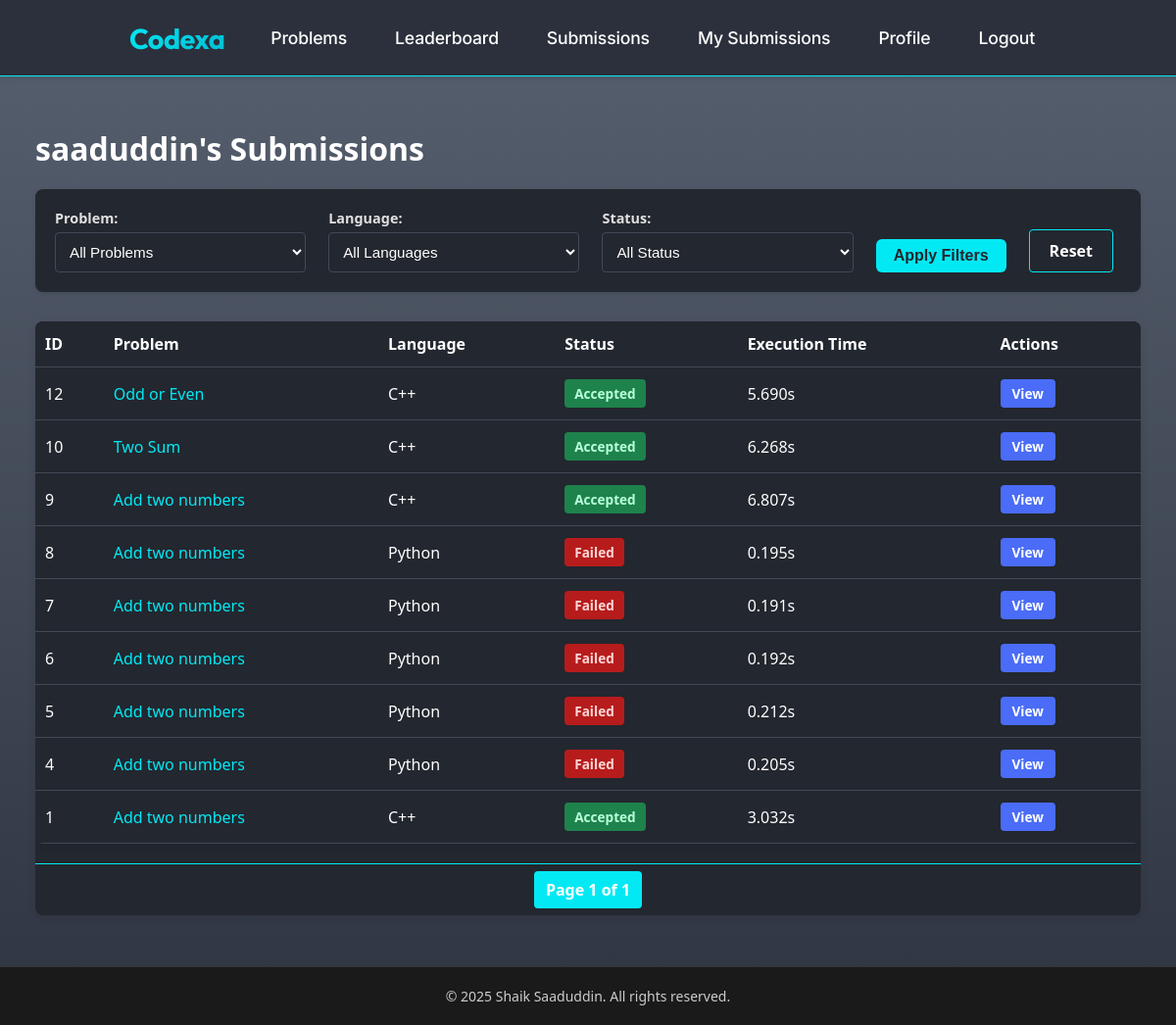
The page /compiler/submissions/1/ (signed in) on the database its author committed.
### compiler/models.py (models this page shows, shortened)
class CodeSubmission(models.Model):
    LANGUAGE_CHOICES = [
        ('python', 'Python'),
        ('cpp', 'C++'),
        ('java', 'Java'),
        ('c', 'C'),
    ]
    user = models.ForeignKey(User, on_delete=models.CASCADE, related_name='submissions')
    problem = models.ForeignKey(Problem, on_delete=models.CASCADE, null=True, blank=True, related_name='submissions')
    language = models.CharField(max_length=10, choices=LANGUAGE_CHOICES)
    code = models.TextField()
    output = models.TextField(blank=True)
    error_message = models.TextField(blank=True)
    execution_time = models.FloatField(default=0.0)
    is_correct = models.BooleanField(default=False)
    submitted_at = models.DateTimeField(auto_now_add=True)
    class Meta:
        ordering = ['-submitted_at']

### problems/models.py (models this page shows, shortened)
class Problem(models.Model):
    title = models.CharField(max_length=200)
    description = models.TextField()
    difficulty = models.CharField(max_length=50)
    sample_input = models.TextField(null=True, blank=True)
    sample_output = models.TextField(null=True, blank=True)

### compiler/views.py (the view)
# urls.py: path('submissions/<int:user_id>/', views.user_submissions, name='user-submissions'),
@login_required
def user_submissions(request, user_id):
    user = get_object_or_404(User, id=user_id)
    if request.user.id != user_id and not request.user.is_staff:
        return redirect('profile')
    problem_id = request.GET.get('problem')
    language = request.GET.get('language')
    status = request.GET.get('status')
    submissions = CodeSubmission.objects.filter(user=user).order_by('-submitted_at')
    if problem_id:
        submissions = submissions.filter(problem_id=problem_id)
    if language:
        submissions = submissions.filter(language=language)
    if status:
        is_correct = status == 'correct'
        submissions = submissions.filter(is_correct=is_correct)
    paginator = Paginator(submissions, 10)  # 10 submissions per page
    page_number = request.GET.get('page')
    page_obj = paginator.get_page(page_number)
    problems = Problem.objects.all()
    context = {
        'user_profile': user,
        'page_obj': page_obj,
        'problems': problems,
        'selected_problem': problem_id,
        'selected_language': language,
        'selected_status': status,
        'languages': CodeSubmission.LANGUAGE_CHOICES,
    }
    return render(request, 'user_submissions.html', context)

### compiler/templates/user_submissions.html (shortened to what this page needs)
{% extends "base.html" %}
{% load static %}
{% block extra_css %}
<link rel="stylesheet" href="{% static 'submissions.css' %}">
{% endblock %}
{% block content %}
<div class="submissions-container">
    <div class="submissions-header">
        <h1>{{ user_profile.username }}'s Submissions</h1>
        <div class="filter-section">
            <form method="get" action="{% url 'user-submissions' user_profile.id %}" class="filter-form">
                <div class="filter-group">
                    <label for="problem">Problem:</label>
                    <select name="problem" id="problem">
                        <option value="">All Problems</option>
                    </select>
                </div>
                <div class="filter-group">
                    <label for="language">Language:</label>
                    <select name="language" id="language">
                        <option value="">All Languages</option>
                    </select>
                </div>
                <div class="filter-group">
                    <label for="status">Status:</label>
                    <select name="status" id="status">
                        <option value="">All Status</option>
                    </select>
                </div>
                <button type="submit" class="filter-button">Apply Filters</button>
                <a href="{% url 'user-submissions' user_profile.id %}" class="reset-button">Reset</a>
            </form>
        </div>
    </div>
    <div class="submissions-table-container">
        {% if page_obj %}
            <table class="submissions-table">
                <thead>
                    <tr>
                        <th>ID</th>
                        <th>Problem</th>
                        <th>Language</th>
                        <th>Status</th>
                        <th>Execution Time</th>
                        <th>Actions</th>
                    </tr>
                </thead>
                <tbody>
                    {% for submission in page_obj %}
                        <tr class="{% if submission.is_correct %}submission-correct{% else %}submission-incorrect{% endif %}">
                            <td>{{ submission.id }}</td>
                            <td>
                                {% if submission.problem %}
                                    <a href="{% url 'problem-detail' submission.problem.id %}">
                                        {{ submission.problem.title }}
                                    </a>
                                {% else %}
                                    Custom Code
                                {% endif %}
                            </td>
                            <td>
                                {% for lang_code, lang_name in languages %}
                                    {% if submission.language == lang_code %}
                                        {{ lang_name }}
                                    {% endif %}
                                {% endfor %}
                            </td>
                            <td class="status-cell">
                                {% if submission.is_correct %}
                                    <span class="status-badge status-accepted">Accepted</span>
                                {% else %}
                                    <span class="status-badge status-failed">Failed</span>
                                {% endif %}
                            </td>
                            <td>{{ submission.execution_time|floatformat:3 }}s</td>
                            <td>
                                <a href="{% url 'submission-detail' submission.id %}" class="view-button">View</a>
                            </td>
                        </tr>
                    {% endfor %}
                </tbody>
            </table>
            <div class="pagination">
                <span class="step-links">
                    <span class="current">
                        Page {{ page_obj.number }} of {{ page_obj.paginator.num_pages }}
                    </span>
                </span>
            </div>
        {% else %}
            <div class="no-submissions">
                <p>No submissions found.</p>
            </div>
        {% endif %}
    </div>
</div>
{% endblock %}

### static/base.css (style rules this page uses)
body { margin: 0; padding: 0; font-family: 'Segoe UI', Arial, Helvetica, sans-serif; background: #23272f; color: #fff; min-height: 100vh; }
a { color: #03e9f4; text-decoration: none; transition: color 0.2s; }
h1, h2, h3, h4, h5 { color: #fff; font-weight: 600; margin-top: 0; }
table { width: 100%; border-collapse: collapse; background: #23272f; color: #fff; }
th, td { padding: 12px 10px; border-bottom: 1px solid #444857; text-align: left; }
th { background: #23272f; font-weight: 700; }
tr:nth-child(even) { background: #262b34; }
.status-badge { padding: 3px 10px; border-radius: 12px; font-size: 0.95em; font-weight: 600; display: inline-block; }
.status-accepted { background: #1e824c; color: #b8ffda; }
.status-failed { background: #b71c1c; color: #ffd6d6; }
button, .btn, .filter-button, .reset-button, .view-button, .back-button, .problem-button { background: #03e9f4; color: #23272f; border: none; border-radius: 6px; padding: 8px 18px; font-size: 1em; font-weight: 600; cursor: pointer; transition: background 0.2s, color 0.2s; margin-right: 8px; text-decoration: none; display: inline-block; }
input, select { background: #23272f; color: #fff; border: 1px solid #444857; border-radius: 4px; padding: 7px 10px; font-size: 1em; margin-right: 8px; }
.pagination { margin: 24px 0 0 0; text-align: center; }
.pagination .step-links .current { color: #fff; font-weight: 600; margin: 0 8px; }

### static/footer.css (style rules this page uses)
body { display: flex; flex-direction: column; min-height: 100vh; margin: 0; padding: 0; }
* { box-sizing: border-box; }
html { margin: 0; padding: 0; }

### rows shown on the page
CodeSubmission: id "12", problem "Odd or Even", languages "C++", is_correct "Accepted", execution_time "5.690"
CodeSubmission: id "10", problem "Two Sum", languages "C++", is_correct "Accepted", execution_time "6.268"
CodeSubmission: id "9", problem "Add two numbers", languages "C++", is_correct "Accepted", execution_time "6.807"
CodeSubmission: id "8", problem "Add two numbers", languages "Python", is_correct "Failed", execution_time "0.195"
CodeSubmission: id "7", problem "Add two numbers", languages "Python", is_correct "Failed", execution_time "0.191"
CodeSubmission: id "6", problem "Add two numbers", languages "Python", is_correct "Failed", execution_time "0.192"
CodeSubmission: id "5", problem "Add two numbers", languages "Python", is_correct "Failed", execution_time "0.212"
CodeSubmission: id "4", problem "Add two numbers", languages "Python", is_correct "Failed", execution_time "0.205"
CodeSubmission: id "1", problem "Add two numbers", languages "C++", is_correct "Accepted", execution_time "3.032"

### other values the page prints
{{ user_profile.username }} "saaduddin"
{{ page_obj.number }} "1"
{{ page_obj.paginator.num_pages }} "1"
